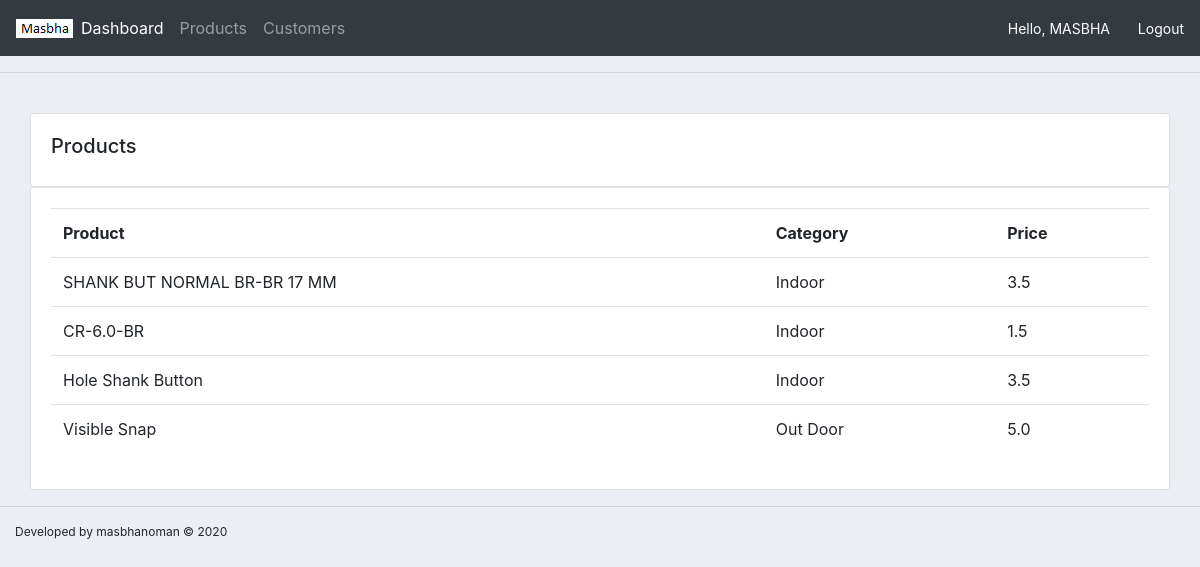
Screenshot of /products/ (signed in) with the database file from the repository.
### accounts/models.py (models this page shows, shortened)
class Product(models.Model):
	CATEGORY = [('Indoor', 'Indoor'),
		('Out Door', 'Out Door'),
	]
	name = models.CharField(max_length = 200, null = True)
	price = models.FloatField(max_length = 200, null = True)
	category = models.CharField(max_length = 200, null = True, choices = CATEGORY)
	description = models.CharField(max_length = 200, null = True, blank=True)
	date_created = models.DateTimeField(auto_now_add = True, null=True)
	tags = models.ManyToManyField(Tag, null = True, blank=True)

### accounts/views.py (the view)
# urls.py: path('products/', views.products, name = 'product_page'),
@login_required(login_url='login_page')
def products(request):
	products = Product.objects.all()
	return render(request, 'accounts/products.html', {'products':products})

### accounts/templates/accounts/products.html
{% extends 'accounts/main.html' %}
{% block content %}
<br>
		<div class="row">
			<div class="col">
			<div class="col-md">
				<div class="card card-body">
					<h5>Products</h5>
				</div>
				<div class="card card-body">
					<table class="table">
						<tr>
							<th>Product</th>
							<th>Category</th>
							<th>Price</th>
						</tr>
						{% for i in products %}
						<tr>
							<td>{{i.name}}</td>
							<td>{{i.category}}</td>
							<td>{{i.price}}</td>
						</tr>
						{% endfor %}
					</table>
				</div>
			</div>
			</div>
		</div>
{% endblock %}

### accounts/templates/accounts/navbar.html (shortened to what this page needs)
{% load static %}
<nav class="navbar navbar-expand-lg navbar-dark bg-dark">
  <img src="{% static 'images/logo.png' %}">
  <div class="collapse navbar-collapse" id="navbarNav">
    <ul class="navbar-nav">
      <li class="nav-item active">
        <a class="nav-link" href="{% url 'home' %}">Dashboard <span class="sr-only">(current)</span></a>
      </li>
      <li class="nav-item">
        <a class="nav-link" href="{% url 'product_page' %}">Products</a>
      </li>
      <li class="nav-item">
        <a class="nav-link" href="{% url 'customer_page' 1 %}">Customers</a>
      </li>
    </ul>
  </div>
  <span style="font-size: 14px; color: #fff; margin-right: 2%">Hello,  {{ request.user }}</span> &nbsp
  <span><a style="font-size: 14px; color: #fff; margin-right: 2%" href="{% url 'logout_page' %}">Logout</a></span>
</nav>

### static/css/main.css (style rules this page uses)
body { background-color: #ebeff5; }

### rows the page displays
Product: name "SHANK BUT NORMAL BR-BR 17 MM", category "Indoor", price "3.5"
Product: name "CR-6.0-BR", category "Indoor", price "1.5"
Product: name "Hole Shank Button", category "Indoor", price "3.5"
Product: name "Visible Snap", category "Out Door", price "5.0"

### other values shown
{{ request.user }} "MASBHA"
